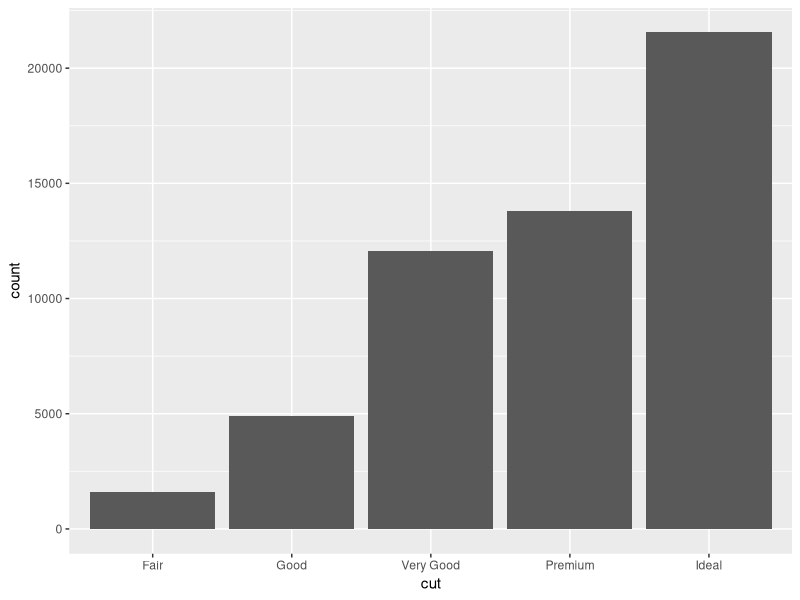
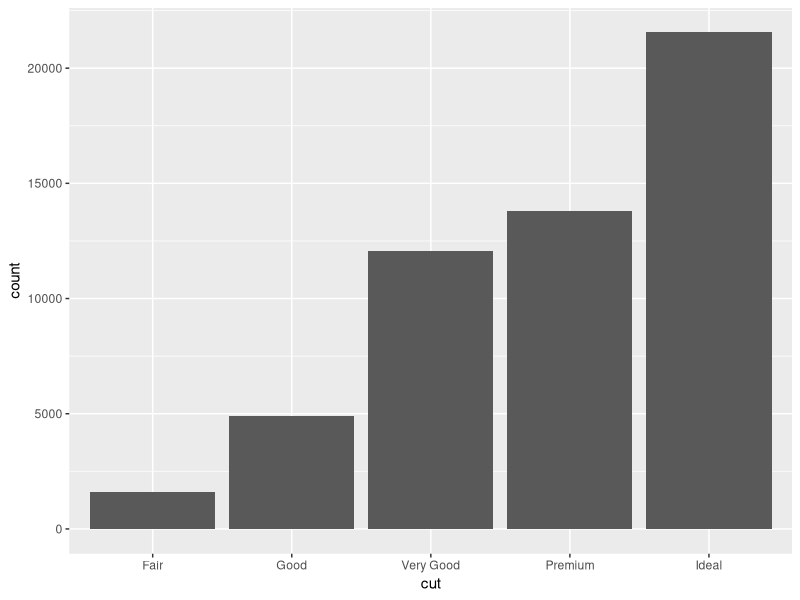
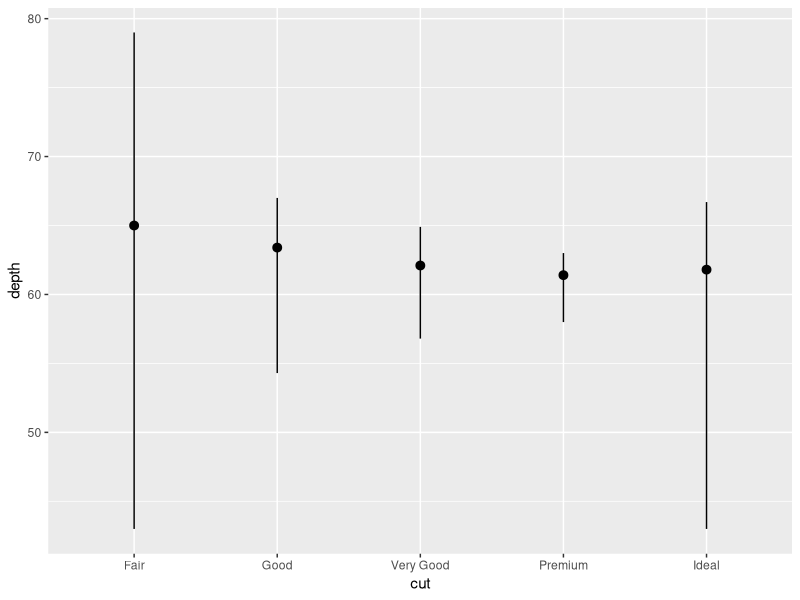
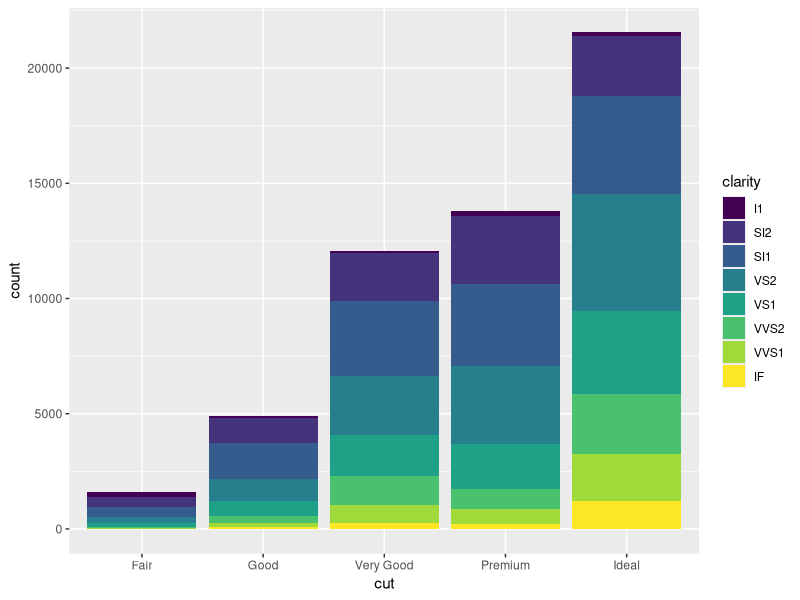
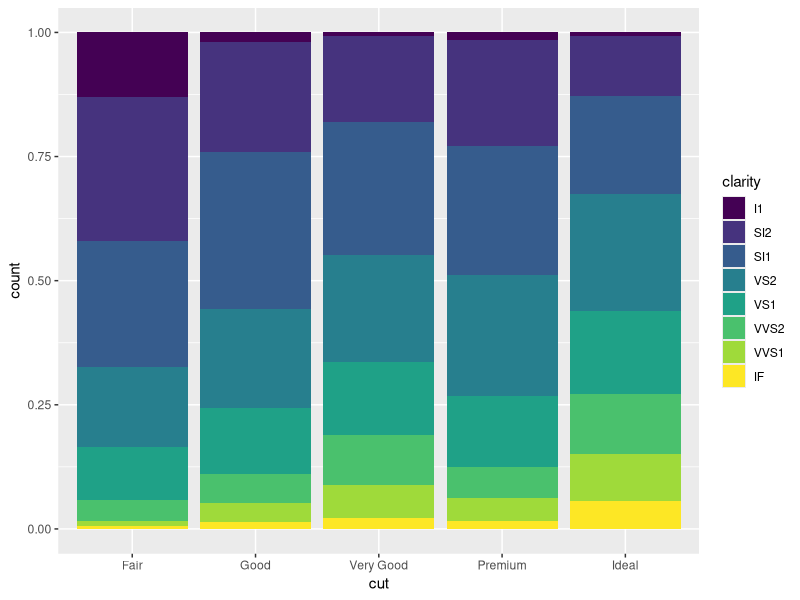
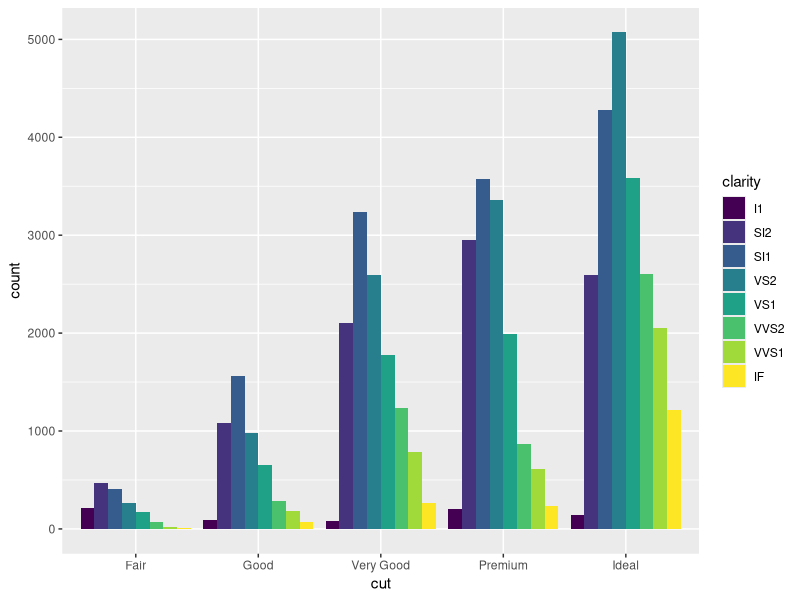
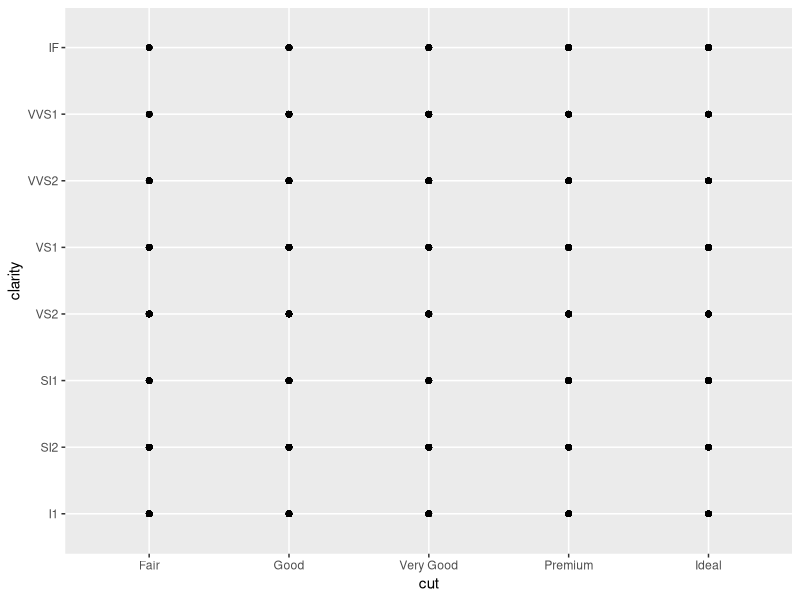
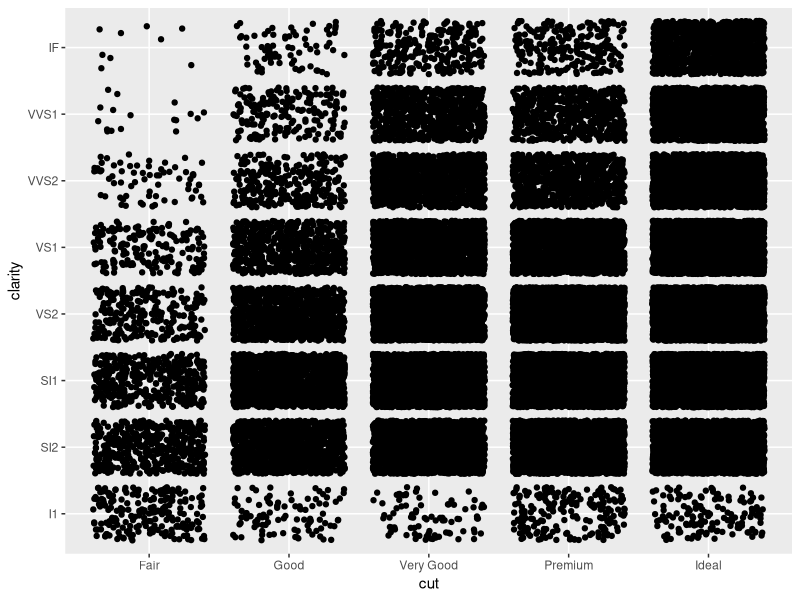

These figures' R source, in order:
# Exercise 2: More ggplot2 Grammar

# Install and load `ggplot2`
# install.packages("ggplot2") # if needed
library("ggplot2")

# For this exercise you will again be working with the `diamonds` data set.
# Use `?diamonds` to review details about this data set
?diamonds


## Statistical Transformations

# Draw a bar chart of the diamonds data, organized by cut
# The height of each bar is based on the "count" (number) of diamonds with that cut
ggplot(data = diamonds) +
  geom_bar(mapping = aes(x=cut))

# Use the `stat_count` to apply the statistical transformation "count" to the diamonds
# by cut. You do not need a separate geometry layer!
ggplot(data = diamonds) +
  stat_count(mapping = aes(x=cut))


# Use the `stat_summary` function to draw a chart with a summary layer.
# Map the x-position to diamond `cut`, and the y-position to diamond `depth`
# Bonus: use `min` as the function ymin, `max` as the function ymax, and `median` as the function y

ggplot(data = diamonds) +
  stat_summary(mapping = aes(x = cut, y = depth),
               fun.ymin = min, fun.ymax = max, fun.y = median)

## Position Adjustments

# Draw a bar chart of diamond data organized by cut, with each bar filled by clarity.
# You should see a _stacked_ bar chart.

ggplot(data = diamonds) +
  geom_bar(mapping = aes(x = cut, fill = clarity))

# Draw the same chart again, but with each element positioned to "fill" the y axis
ggplot(data = diamonds) +
  geom_bar(mapping = aes(x = cut, fill = clarity), position = "fill")

# Draw the same chart again, but with each element positioned to "dodge" each other
ggplot(data = diamonds) +
  geom_bar(mapping = aes(x = cut, fill = clarity), position = "dodge")

# Draw a plot with point geometry with the x-position mapped to `cut` and the y-position mapped to `clarity`
# This creates a "grid" grouping the points
ggplot(data = diamonds) +
  geom_point(mapping = aes(x = cut, y = clarity))

# Use the "jitter" position adjustment to keep the points from all overlapping!
# (This works a little better with a sample of diamond data, such as from the previous exercise).
ggplot(data = diamonds) +
  geom_point(mapping = aes(x = cut, y = clarity), position = "jitter")


## Scales

# Draw a "boxplot" (with `geom_boxplot()`) for the diamond's price (y) by color (x)
ggplot(data = diamonds) +
  geom_boxplot(mapping = aes(x=color, y=price))


# This has a lot of outliers, making it harder to read. To fix this, draw the same plot but
# with a _logarithmic_ scale for the y axis.

# For another version, draw the same plot but with `violin` geometry instead of `boxplot` geometry!
# How does the logarithmic scale change the data presentation?


# Another interesting plot: draw a plot of the diamonds price (y) by carat (x), using a heatmap of 2d bins
# (geom_bin2d)
# What happens when you make the x and y channels scale logarithmically?


# Draw a scatter plot for the diamonds  price (y) by carat (x). Color each point by the clarity
# (Remember, this will take a while. Use a sample of the diamonds for faster results)


# Change the color of the previous plot using a ColorBrewer scale of your choice. What looks nice?



## Coordinate Systems

# Draw a bar chart with x-position and fill color BOTH mapped to cut
# For best results, SET the `width` of the geometry to be 1 (fill plot, no space between)
# You can save this to a variable for easier modifications


# Draw the same chart, but with the coordinate system flipped


# Draw the same chart, but in a polar coordinate system. Now you have a Coxcomb chart!



## Facets

# Take the scatter plot of price by carat data (colored by clarity) and add _facets_ based on
# the diamond's `color`



## Saving Plots

# Use the `ggsave()` function to save one of your plots (the most recent one generated) to disk.
# Name the output file "my-plot.png".
# Make sure you've set the working directory!!
